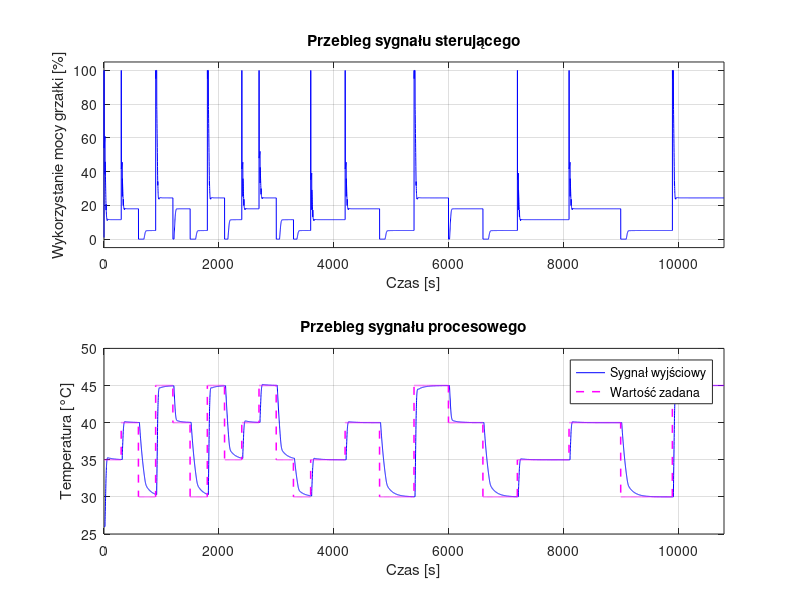

The MATLAB script that drew this image: (Note: this script raises an error after producing the figure.)
%% clean up the workspace, close figures and clear command window
clear all
close all
clc

%% initial parameters
setpoint = 40;  % desired temperature [°C]
FRU = 30;       % upper right fan power [%]
Tp = 1;         % sampling time [s]
SSE_window = 1200;
MAE_window = 1200;
TI_window = 1200;

%% initial values
e1 = 0;  % error in t time
e2 = 0;  % error in t+1 time
integral_e = 0;

%% PID parameters
Kp = 6;    % proportional gain
Ti = 120;  % integral time constant
Td = 5;    % derivative time constant

% Kp = 10;    % proportional gain
% Ti = 30;  % integral time constant
% Td = 8;    % derivative time constant

% Kp = 4;    % proportional gain
% Ti = 130;  % integral time constant
% Td = 3;    % derivative time constant

%% setpoint signal  
a = 35*ones(1,60*5);
b = 40*ones(1,60*5);
c = 30*ones(1,60*5);
d = 45*ones(1,60*5);
a2 = 35*ones(1,60*10);
b2 = 40*ones(1,60*10);
c2 = 30*ones(1,60*10);
d2 = 45*ones(1,60*10);
a3 = 35*ones(1,60*15);
b3 = 40*ones(1,60*15);
c3 = 30*ones(1,60*15);
d3 = 45*ones(1,60*15);
setpoint = [a b c d b c d a b d a c a2 b2 c2 d2 b2 c2 a3 b3 c3 d3];  % zrobic dla 3h: 1h - co 5min, 2h - co 10 min, 3h - co 15 min

%% simulation
Tsim = length(setpoint);  % simulation time
t = 0:1:Tsim+16;
y = zeros(1, Tsim+17);
y_p = zeros(1, Tsim+17);
u = ones(1, Tsim+17);

for i = 1:1:Tsim

    %% update temperature based on the previous value and control signal
    y(i+17) = 0.9917*y(i+16) + 0.006448*u(i);
    y_p(i) = y(i) + 26;

    %% error calculation
    e1 = e2;
    e2 = setpoint(i) - y_p(i);

    %% PID calculations
    P = Kp * e2;
    I = Kp * (integral_e/Ti);
    D = Kp * ((e2 - e1)/Tp * Td);

    u_temp = P + I + D;  % calculate control signal before applying anti-windup

    %% anti-windup
    if u_temp > 100
        u(i+1) = 100;
    elseif u_temp < 0
        u(i+1) = 0;
    else
        u(i+1) = u_temp;
    end
    
    %% accumulate integral only if control signal is within limits
    if u_temp <= 100 && u_temp >= 0
        integral_e = integral_e + e2 * Tp;
    end
  
    %% store values for plotting
    E(i) = e1;
    U(i) = u(i);
    Y(i) = y_p(i);
       
    %% SSE Error Calculation
    if i < SSE_window
        % SSE = sum(E.^2);
        SSE = 0;
    else
        E_window = E(i-(SSE_window-1):i);
        SSE = sum(E_window.^2);
    end

    SSE_plot(i) = SSE;

    %% MAE Error Calculation
    if i < MAE_window
        %MAE(i) = sum(abs(E))/MAE_window;
        MAE(i) = 0;
    else
        E_window = E(i-(MAE_window-1):i);
        MAE(i) = sum(abs(E_window))/MAE_window;
    end

    %% Travel Index Calculation
    if i < TI_window
        %TI_u(i) = sum(abs(U-mean(U)))/i;
        %TI_y(i) = sum(abs(Y-mean(Y)))/i;
        TI_u(i) = 0;
        TI_y(i) = 0;
    else
        U_window = U(i-(TI_window-1):i);
        TI_u(i) = sum(abs(U_window-mean(U_window)))/TI_window;
        Y_window = Y(i-(TI_window-1):i);
        TI_y(i) = sum(abs(Y_window-mean(Y_window)))/TI_window;
    end
end

t = t(1:Tsim);
u = u(1:Tsim);
y = y(1:Tsim);

%% plotting the signals
figure;
subplot(2,1,1)
plot(t, U, 'b-', 'LineWidth', 0.7);
xlim([0, max(t)]);
ylim([-5, 105]);
title('Przebieg sygnału sterującego');
xlabel('Czas [s]');
ylabel("Wykorzystanie mocy grzałki [%]");
grid on

subplot(2,1,2)
plot(t, Y, 'b-', 'LineWidth', 0.7);
hold on;
plot(t, setpoint, 'm--', 'LineWidth', 1.1);
xlim([0, max(t)]);
ylim([25, 50]);
title('Przebieg sygnału procesowego');
xlabel('Czas [s]');
ylabel('Temperatura [°C]');
legend('Sygnał wyjściowy', 'Wartość zadana');
grid on
hold off;

% Zwiększenie czcionki osi X i Y
ax = gca; % Pobranie aktualnych osi
ax.FontSize = 16; % Ustawienie czcionki dla osi (możesz zmienić wartość)

% Zwiększenie czcionki legendy
legend_handle = legend; % Pobranie uchwytu do legendy
legend_handle.FontSize = 16; % Ustawienie czcionki dla legendy (możesz zmienić wartość)

figure;
subplot(2,1,1)
plot(t, SSE_plot, 'b-', 'LineWidth', 0.7);
xlim([0, max(t)]);
title(['Wartość błędu SSE dla okna przesuwnego t = ', num2str(SSE_window), ' [s]']);
xlabel('Czas [s]');
ylabel('Błąd SSE');
grid on

subplot(2,1,2)
plot(t, MAE, 'b-', 'LineWidth', 0.7);
xlim([0, max(t)]);
title(['Wartość błędu MAE dla okna przesuwnego t = ', num2str(MAE_window), ' [s]']);
xlabel('Czas [s]');
ylabel('Błąd MAE');
grid on
 
figure;
subplot(2,1,1)
plot(t, TI_u, 'b-', 'LineWidth', 0.7);
xlim([0, max(t)]);
title(['Travel index dla sygnału sterującego dla okna przesuwnego t = ', num2str(TI_window), ' [s]']);
xlabel('Czas [s]');
ylabel('Travel index');
grid on

subplot(2,1,2)
plot(t, TI_y, 'b-', 'LineWidth', 0.7);
xlim([0, max(t)]);
title(['Travel index dla sygnału wyjściowego dla okna przesuwnego t = ', num2str(TI_window), ' [s]']);
xlabel('Czas [s]');
ylabel('Travel index');
grid on
